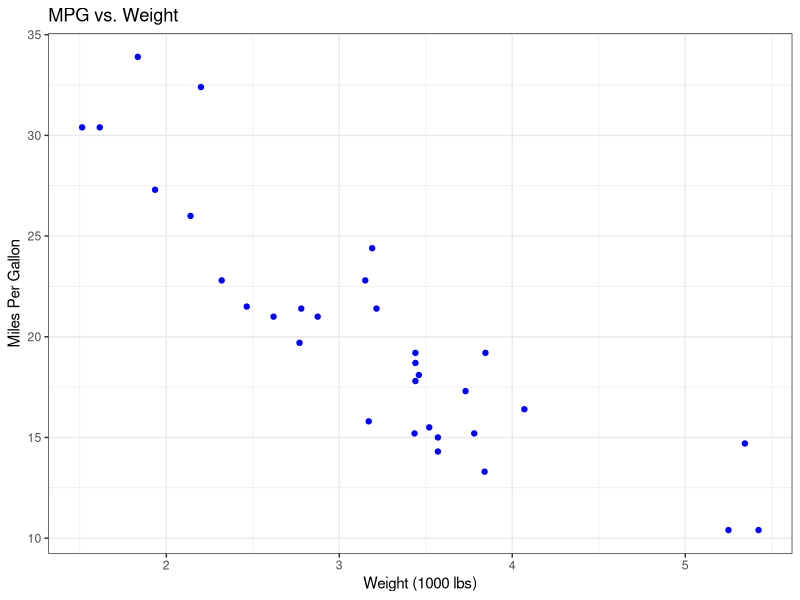

R code for this plot: (Note: this script raises an error after producing the figure.)
#28/05/2025
country <- c("Angola", "Papua New Guinea", "Pakistan", "Chad", "Ethiopia", "Kenya", "Nigeria", "Liberia", "Burkina Faso", "India")
coverage <- c(-0.14, -0.35, 0.12, 0.14, 0.32, 0.07, 0.2, 0.18, 0.3, 0.35)
inequality <- c(0.1, 0.08, 0.05, 0.01, 0.005, -0.06, -0.07, -0.11, -0.13, -0.16)
df_plot <- data.frame(country, coverage, inequality)
df_plot

library(tidyverse)

ggplot(mtcars, aes(x = wt, y = mpg)) +
  geom_point(color = "blue") +
  scale_x_continuous("Weight (1000 lbs)") +
  scale_y_continuous("Miles Per Gallon") +
  ggtitle("MPG vs. Weight") + 
  theme_bw()

ggplot(df_plot,aes(x = coverage,y = inequality)) + 
  geom_point(aes(size = size, color = color)) +
  geom_text(label=country, hjust = -0.2, vjust = 0.3) +
  xlim(c(-0.35, 0.55)) +
  ylim(c(-0.17, 0.1)) +
  theme_bw() +
  scale_color_manual(values = c("blue","purple","yellow"),
                     labels = c("blue","purple","yellow"))

df_plot$size <- c(1.1, 0.6, 3, 1, 2, 1.1, 3, 0.7, 1.1, 8)
df_plot$color <- c("purple", "blue", "yellow", "purple", "purple", "purple", "purple", "purple", "purple", "yellow")
df_plot

set.seed(123)
np <- 50
rd <- data.frame(
  country = rep("", np),
  coverage = rnorm(n = np, mean = 0.1, sd = 0.12),
  inequality = rnorm(n = np, mean = -0.05, sd = 0.04),
  size = rnorm(n = np, mean = 1, sd = 0.4),
  color = sample(
    c("red", "green", "darkblue", "yellow", "blue", "purple"),
    np,
    replace = T
  )
)
head(rd)

df_plot <- rbind(df_plot, rd)
ggplot(df_plot, aes(x = coverage, y = inequality)) +
  geom_point(aes(size = size, color = color)) +
  geom_text(aes(label = country), hjust = -0.2, vjust = 0.2) +
  xlim(c(-0.35, 0.55)) +
  ylim(c(-0.17, 0.1))